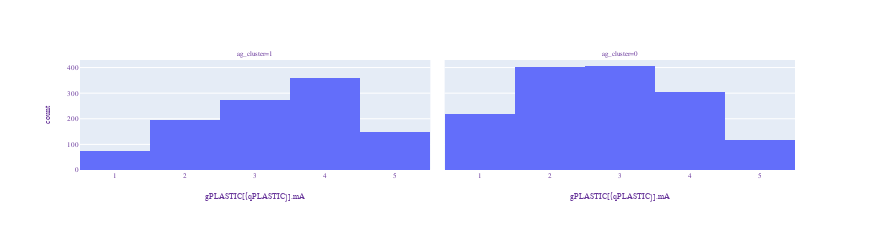
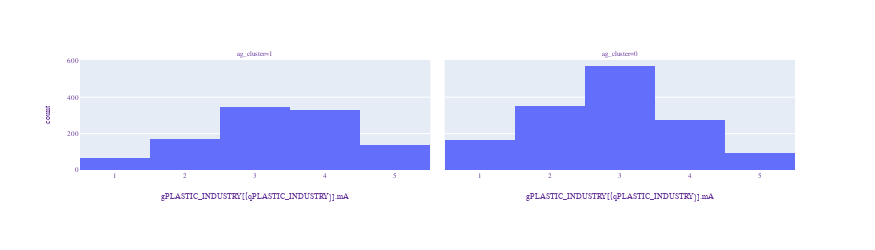
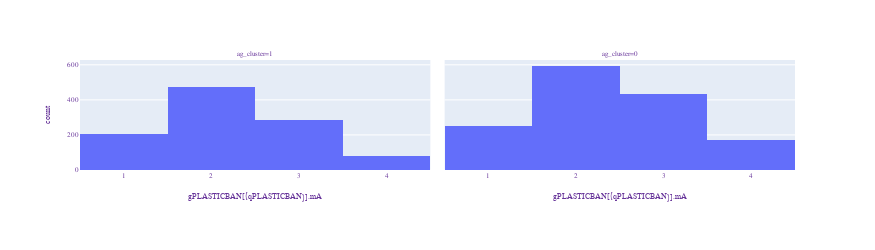
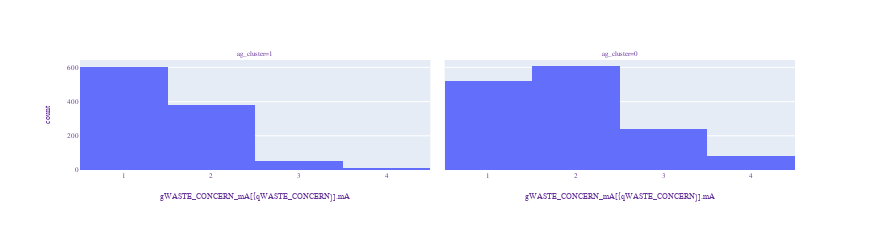

Write notebook code for charts like these, in order.
### Code cell
# For plotting the results
k=2
model = AgglomerativeClustering(affinity='precomputed', n_clusters=k, linkage='complete').fit(distance_matrix)
survey_df["ag_cluster"] = model.labels_
plot_hist_with_cluster(action_df,2,action_cols,False,"ag_cluster")

### Figure 1 — Plotly figure (JSON) as saved in the notebook; plotly's stock layout.template omitted (floating-point values rounded to 4 significant figures; data arrays with more than 128 entries replaced by an {"elided": "..."} marker saying what was removed)
{"data": [{"alignmentgroup": "True", "bingroup": "x", "histnorm": "", "hovertemplate": "ag_cluster=1<br>gPLASTIC[{qPLASTIC}].mA=%{x}<br>count=%{y}<extra></extra>", "legendgroup": "", "marker": {"color": "#636efa"}, "name": "", "offsetgroup": "", "orientation": "v", "showlegend": false, "type": "histogram", "x": {"elided": "1050 int values"}, "xaxis": "x", "yaxis": "y"}, {"alignmentgroup": "True", "bingroup": "x", "histnorm": "", "hovertemplate": "ag_cluster=0<br>gPLASTIC[{qPLASTIC}].mA=%{x}<br>count=%{y}<extra></extra>", "legendgroup": "", "marker": {"color": "#636efa"}, "name": "", "offsetgroup": "", "orientation": "v", "showlegend": false, "type": "histogram", "x": {"elided": "1451 int values"}, "xaxis": "x2", "yaxis": "y2"}], "layout": {"annotations": [{"font": {}, "showarrow": false, "text": "ag_cluster=1", "x": 0.245, "xanchor": "center", "xref": "paper", "y": 1, "yanchor": "bottom", "yref": "paper"}, {"font": {}, "showarrow": false, "text": "ag_cluster=0", "x": 0.755, "xanchor": "center", "xref": "paper", "y": 1, "yanchor": "bottom", "yref": "paper"}], "barmode": "relative", "font": {"color": "RebeccaPurple", "family": "Courier New, monospace", "size": 7}, "height": 250, "legend": {"tracegroupgap": 0}, "margin": {"t": 60}, "width": 875, "xaxis": {"anchor": "y", "domain": [0, 0.49], "title": {"text": "gPLASTIC[{qPLASTIC}].mA"}}, "xaxis2": {"anchor": "y2", "domain": [0.51, 1], "matches": "x", "title": {"text": "gPLASTIC[{qPLASTIC}].mA"}}, "yaxis": {"anchor": "x", "domain": [0, 1], "title": {"text": "count"}}, "yaxis2": {"anchor": "x2", "domain": [0, 1], "matches": "y", "showticklabels": false}}}

### Figure 2 — Plotly figure (JSON) as saved in the notebook; plotly's stock layout.template omitted (floating-point values rounded to 4 significant figures; data arrays with more than 128 entries replaced by an {"elided": "..."} marker saying what was removed)
{"data": [{"alignmentgroup": "True", "bingroup": "x", "histnorm": "", "hovertemplate": "ag_cluster=1<br>gPLASTIC_INDUSTRY[{qPLASTIC_INDUSTRY}].mA=%{x}<br>count=%{y}<extra></extra>", "legendgroup": "", "marker": {"color": "#636efa"}, "name": "", "offsetgroup": "", "orientation": "v", "showlegend": false, "type": "histogram", "x": {"elided": "1050 int values"}, "xaxis": "x", "yaxis": "y"}, {"alignmentgroup": "True", "bingroup": "x", "histnorm": "", "hovertemplate": "ag_cluster=0<br>gPLASTIC_INDUSTRY[{qPLASTIC_INDUSTRY}].mA=%{x}<br>count=%{y}<extra></extra>", "legendgroup": "", "marker": {"color": "#636efa"}, "name": "", "offsetgroup": "", "orientation": "v", "showlegend": false, "type": "histogram", "x": {"elided": "1451 int values"}, "xaxis": "x2", "yaxis": "y2"}], "layout": {"annotations": [{"font": {}, "showarrow": false, "text": "ag_cluster=1", "x": 0.245, "xanchor": "center", "xref": "paper", "y": 1, "yanchor": "bottom", "yref": "paper"}, {"font": {}, "showarrow": false, "text": "ag_cluster=0", "x": 0.755, "xanchor": "center", "xref": "paper", "y": 1, "yanchor": "bottom", "yref": "paper"}], "barmode": "relative", "font": {"color": "RebeccaPurple", "family": "Courier New, monospace", "size": 7}, "height": 250, "legend": {"tracegroupgap": 0}, "margin": {"t": 60}, "width": 875, "xaxis": {"anchor": "y", "domain": [0, 0.49], "title": {"text": "gPLASTIC_INDUSTRY[{qPLASTIC_INDUSTRY}].mA"}}, "xaxis2": {"anchor": "y2", "domain": [0.51, 1], "matches": "x", "title": {"text": "gPLASTIC_INDUSTRY[{qPLASTIC_INDUSTRY}].mA"}}, "yaxis": {"anchor": "x", "domain": [0, 1], "title": {"text": "count"}}, "yaxis2": {"anchor": "x2", "domain": [0, 1], "matches": "y", "showticklabels": false}}}

### Figure 3 — Plotly figure (JSON) as saved in the notebook; plotly's stock layout.template omitted (floating-point values rounded to 4 significant figures; data arrays with more than 128 entries replaced by an {"elided": "..."} marker saying what was removed)
{"data": [{"alignmentgroup": "True", "bingroup": "x", "histnorm": "", "hovertemplate": "ag_cluster=1<br>gPLASTICBAN[{qPLASTICBAN}].mA=%{x}<br>count=%{y}<extra></extra>", "legendgroup": "", "marker": {"color": "#636efa"}, "name": "", "offsetgroup": "", "orientation": "v", "showlegend": false, "type": "histogram", "x": {"elided": "1050 int values"}, "xaxis": "x", "yaxis": "y"}, {"alignmentgroup": "True", "bingroup": "x", "histnorm": "", "hovertemplate": "ag_cluster=0<br>gPLASTICBAN[{qPLASTICBAN}].mA=%{x}<br>count=%{y}<extra></extra>", "legendgroup": "", "marker": {"color": "#636efa"}, "name": "", "offsetgroup": "", "orientation": "v", "showlegend": false, "type": "histogram", "x": {"elided": "1451 int values"}, "xaxis": "x2", "yaxis": "y2"}], "layout": {"annotations": [{"font": {}, "showarrow": false, "text": "ag_cluster=1", "x": 0.245, "xanchor": "center", "xref": "paper", "y": 1, "yanchor": "bottom", "yref": "paper"}, {"font": {}, "showarrow": false, "text": "ag_cluster=0", "x": 0.755, "xanchor": "center", "xref": "paper", "y": 1, "yanchor": "bottom", "yref": "paper"}], "barmode": "relative", "font": {"color": "RebeccaPurple", "family": "Courier New, monospace", "size": 7}, "height": 250, "legend": {"tracegroupgap": 0}, "margin": {"t": 60}, "width": 875, "xaxis": {"anchor": "y", "domain": [0, 0.49], "title": {"text": "gPLASTICBAN[{qPLASTICBAN}].mA"}}, "xaxis2": {"anchor": "y2", "domain": [0.51, 1], "matches": "x", "title": {"text": "gPLASTICBAN[{qPLASTICBAN}].mA"}}, "yaxis": {"anchor": "x", "domain": [0, 1], "title": {"text": "count"}}, "yaxis2": {"anchor": "x2", "domain": [0, 1], "matches": "y", "showticklabels": false}}}

### Figure 4 — Plotly figure (JSON) as saved in the notebook; plotly's stock layout.template omitted (floating-point values rounded to 4 significant figures; data arrays with more than 128 entries replaced by an {"elided": "..."} marker saying what was removed)
{"data": [{"alignmentgroup": "True", "bingroup": "x", "histnorm": "", "hovertemplate": "ag_cluster=1<br>gWASTE_CONCERN_mA[{qWASTE_CONCERN}].mA=%{x}<br>count=%{y}<extra></extra>", "legendgroup": "", "marker": {"color": "#636efa"}, "name": "", "offsetgroup": "", "orientation": "v", "showlegend": false, "type": "histogram", "x": {"elided": "1050 int values"}, "xaxis": "x", "yaxis": "y"}, {"alignmentgroup": "True", "bingroup": "x", "histnorm": "", "hovertemplate": "ag_cluster=0<br>gWASTE_CONCERN_mA[{qWASTE_CONCERN}].mA=%{x}<br>count=%{y}<extra></extra>", "legendgroup": "", "marker": {"color": "#636efa"}, "name": "", "offsetgroup": "", "orientation": "v", "showlegend": false, "type": "histogram", "x": {"elided": "1451 int values"}, "xaxis": "x2", "yaxis": "y2"}], "layout": {"annotations": [{"font": {}, "showarrow": false, "text": "ag_cluster=1", "x": 0.245, "xanchor": "center", "xref": "paper", "y": 1, "yanchor": "bottom", "yref": "paper"}, {"font": {}, "showarrow": false, "text": "ag_cluster=0", "x": 0.755, "xanchor": "center", "xref": "paper", "y": 1, "yanchor": "bottom", "yref": "paper"}], "barmode": "relative", "font": {"color": "RebeccaPurple", "family": "Courier New, monospace", "size": 7}, "height": 250, "legend": {"tracegroupgap": 0}, "margin": {"t": 60}, "width": 875, "xaxis": {"anchor": "y", "domain": [0, 0.49], "title": {"text": "gWASTE_CONCERN_mA[{qWASTE_CONCERN}].mA"}}, "xaxis2": {"anchor": "y2", "domain": [0.51, 1], "matches": "x", "title": {"text": "gWASTE_CONCERN_mA[{qWASTE_CONCERN}].mA"}}, "yaxis": {"anchor": "x", "domain": [0, 1], "title": {"text": "count"}}, "yaxis2": {"anchor": "x2", "domain": [0, 1], "matches": "y", "showticklabels": false}}}
